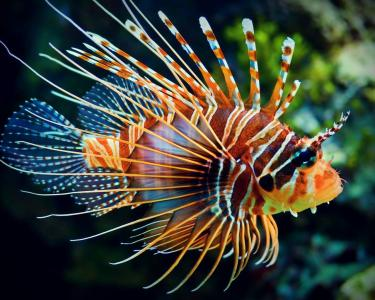
#> input picture datas/images/fish.jpg, 375 x 300 px
$ python histgram-base.py
#> lines starting #> are read from the running program, lines starting #| are printed output that depends on the picture
# -*- coding: utf-8 -*-
"""
图像的直方图计算
"""
import cv2 as cv
import matplotlib.pyplot as plt

img = cv.imread("../../../../datas/images/fish.jpg",0)
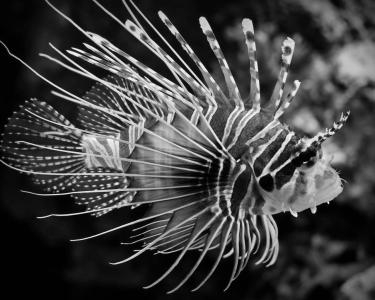
#> img: shape (300, 375); min 0, max 255, mean 65.5
hist = cv.calcHist([img],[0],None,[256],[0,256])
#> hist = 256 values, max 5242 at index 1, min 1 at index 251, mean 439.5
plt.subplot(121)
plt.imshow(img,'gray')
plt.xticks([])
plt.yticks([])
plt.title("Original")
plt.subplot(122)
plt.hist(img.ravel(),256,[0,256])
plt.show()
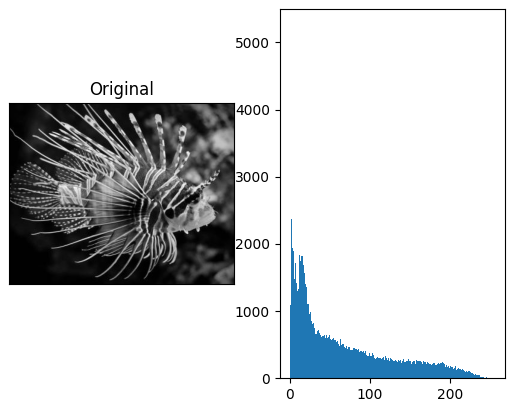
#> figure drawn by matplotlib, 2 panels; panel 2: tallest bar 5242 high, from x = 1 to 2
